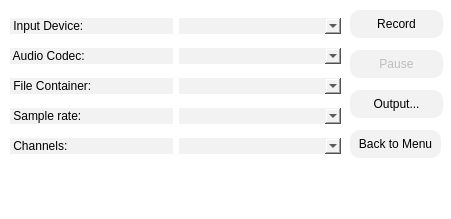
<?xml version="1.0" encoding="UTF-8"?>
<ui version="4.0">
 <class>Recorder</class>
 <widget class="QMainWindow" name="Recorder">
  <property name="geometry">
   <rect>
    <x>0</x>
    <y>0</y>
    <width>451</width>
    <height>219</height>
   </rect>
  </property>
  <property name="windowTitle">
   <string>Recorder</string>
  </property>
  <property name="windowIcon">
   <iconset resource="images.qrc">
    <normaloff>:/images/images/recorder.jpg</normaloff>:/images/images/recorder.jpg</iconset>
  </property>
  <property name="styleSheet">
   <string notr="true">background: #fff;</string>
  </property>
  <widget class="QWidget" name="centralwidget">
   <widget class="QPushButton" name="pauseButton">
    <property name="enabled">
     <bool>false</bool>
    </property>
    <property name="geometry">
     <rect>
      <x>350</x>
      <y>50</y>
      <width>93</width>
      <height>28</height>
     </rect>
    </property>
    <property name="styleSheet">
     <string notr="true">background: #f2f2f2;
border-radius: 10px;</string>
    </property>
    <property name="text">
     <string>Pause</string>
    </property>
    <property name="flat">
     <bool>true</bool>
    </property>
   </widget>
   <widget class="QPushButton" name="recordButton">
    <property name="geometry">
     <rect>
      <x>350</x>
      <y>10</y>
      <width>93</width>
      <height>28</height>
     </rect>
    </property>
    <property name="styleSheet">
     <string notr="true">background: #f2f2f2;
border-radius: 10px;</string>
    </property>
    <property name="text">
     <string>Record</string>
    </property>
    <property name="flat">
     <bool>true</bool>
    </property>
   </widget>
   <widget class="QPushButton" name="pushButtonBack">
    <property name="geometry">
     <rect>
      <x>350</x>
      <y>130</y>
      <width>91</width>
      <height>28</height>
     </rect>
    </property>
    <property name="styleSheet">
     <string notr="true">background: #f2f2f2;
border-radius: 10px;</string>
    </property>
    <property name="text">
     <string>Back to Menu</string>
    </property>
    <property name="flat">
     <bool>true</bool>
    </property>
   </widget>
   <widget class="QWidget" name="layoutWidget">
    <property name="geometry">
     <rect>
      <x>10</x>
      <y>170</y>
      <width>431</width>
      <height>16</height>
     </rect>
    </property>
    <layout class="QVBoxLayout" name="levelsLayout">
     <property name="spacing">
      <number>2</number>
     </property>
    </layout>
   </widget>
   <widget class="QPushButton" name="outputButton">
    <property name="geometry">
     <rect>
      <x>350</x>
      <y>90</y>
      <width>93</width>
      <height>28</height>
     </rect>
    </property>
    <property name="styleSheet">
     <string notr="true">background: #f2f2f2;
border-radius: 10px;</string>
    </property>
    <property name="text">
     <string>Output...</string>
    </property>
    <property name="flat">
     <bool>true</bool>
    </property>
   </widget>
   <widget class="QWidget" name="layoutWidget_2">
    <property name="geometry">
     <rect>
      <x>10</x>
      <y>10</y>
      <width>331</width>
      <height>152</height>
     </rect>
    </property>
    <layout class="QGridLayout" name="gridLayout">
     <item row="3" column="0">
      <widget class="QLabel" name="label_6">
       <property name="styleSheet">
        <string notr="true">background: #f2f2f2;
border-radius: 10px;</string>
       </property>
       <property name="text">
        <string> Sample rate:</string>
       </property>
      </widget>
     </item>
     <item row="0" column="1">
      <widget class="QComboBox" name="audioDeviceBox">
       <property name="styleSheet">
        <string notr="true">background: #f2f2f2;
border-radius: 10px;</string>
       </property>
       <property name="frame">
        <bool>false</bool>
       </property>
      </widget>
     </item>
     <item row="1" column="0">
      <widget class="QLabel" name="label_7">
       <property name="styleSheet">
        <string notr="true">background: #f2f2f2;
border-radius: 10px;</string>
       </property>
       <property name="text">
        <string> Audio Codec:</string>
       </property>
      </widget>
     </item>
     <item row="0" column="0">
      <widget class="QLabel" name="label_8">
       <property name="styleSheet">
        <string notr="true">background: #f2f2f2;
border-radius: 10px;</string>
       </property>
       <property name="text">
        <string> Input Device:</string>
       </property>
      </widget>
     </item>
     <item row="2" column="0">
      <widget class="QLabel" name="label_9">
       <property name="styleSheet">
        <string notr="true">background: #f2f2f2;
border-radius: 10px;</string>
       </property>
       <property name="text">
        <string> File Container:</string>
       </property>
      </widget>
     </item>
     <item row="2" column="1">
      <widget class="QComboBox" name="containerBox">
       <property name="styleSheet">
        <string notr="true">background: #f2f2f2;
border-radius: 10px;</string>
       </property>
       <property name="frame">
        <bool>false</bool>
       </property>
      </widget>
     </item>
     <item row="3" column="1">
      <widget class="QComboBox" name="sampleRateBox">
       <property name="styleSheet">
        <string notr="true">background: #f2f2f2;
border-radius: 10px;</string>
       </property>
       <property name="frame">
        <bool>false</bool>
       </property>
      </widget>
     </item>
     <item row="1" column="1">
      <widget class="QComboBox" name="audioCodecBox">
       <property name="styleSheet">
        <string notr="true">background: #f2f2f2;
border-radius: 10px;</string>
       </property>
       <property name="frame">
        <bool>false</bool>
       </property>
      </widget>
     </item>
     <item row="4" column="0">
      <widget class="QLabel" name="label_10">
       <property name="styleSheet">
        <string notr="true">background: #f2f2f2;
border-radius: 10px;</string>
       </property>
       <property name="text">
        <string> Channels:</string>
       </property>
      </widget>
     </item>
     <item row="4" column="1">
      <widget class="QComboBox" name="channelsBox">
       <property name="styleSheet">
        <string notr="true">background: #f2f2f2;
border-radius: 10px;</string>
       </property>
       <property name="frame">
        <bool>false</bool>
       </property>
      </widget>
     </item>
    </layout>
   </widget>
  </widget>
  <widget class="QStatusBar" name="statusBar"/>
 </widget>
 <resources>
  <include location="images.qrc"/>
 </resources>
 <connections/>
</ui>
